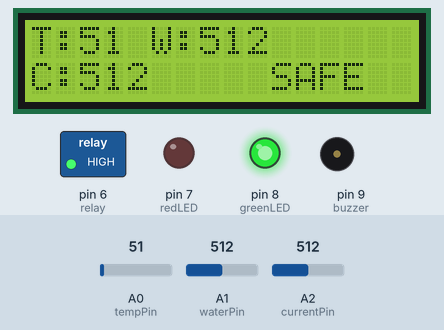
A sketch run on a simulated Arduino Uno, built with avr-gcc and run on an emulated ATmega328P. Parts: 16×2 character LCD, switched loads named in the sketch (green lamp = pin HIGH), output pins drawn as LEDs (lit = HIGH), buzzer (waves = sounding, pin HIGH). The inputs (shaded band) are chosen by the test bench; at power-on: A2 (currentPin) = 512, A0 (tempPin) = 51, A1 (waterPin) = 512. What the sketch prints to the serial monitor is not drawn.

Above: at 3.2 s.
3.3 s: A2 (currentPin) set to 694
At 5.3 s:
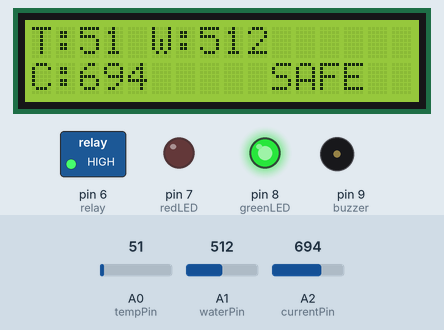
5.6 s: A2 (currentPin) set to 713
At 6.7 s:
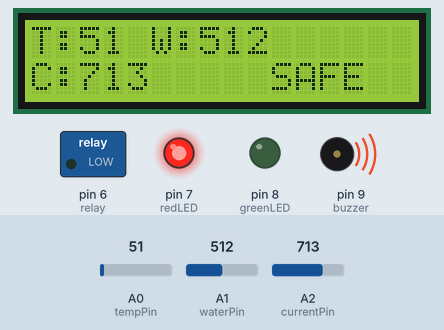
7.7 s: A0 (tempPin) set to 61
At 9.0 s:
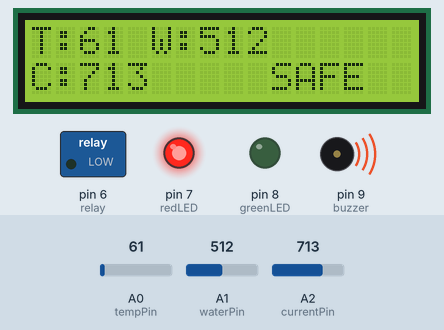
9.7 s: A1 (waterPin) set to 610
At 11.4 s:
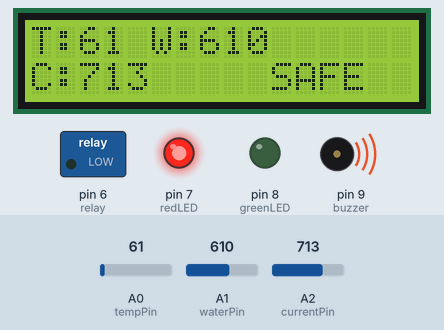
11.8 s: A0 (tempPin) set to 71
At 13.5 s:
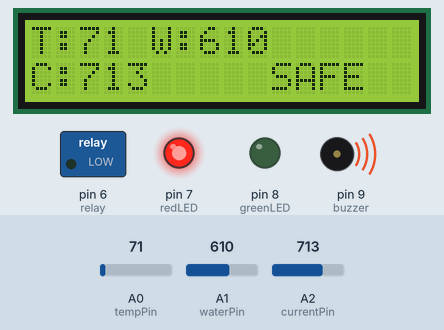
13.8 s: A1 (waterPin) set to 590
At 14.9 s:
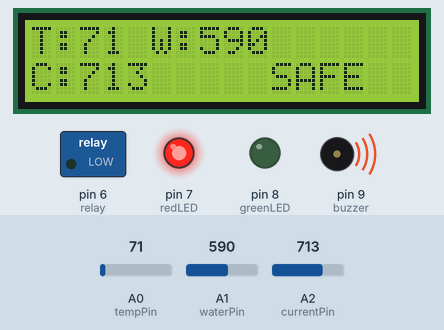
Timing chart, 0 to 16.8 s (numbered marks = the images above; inputs shaded):
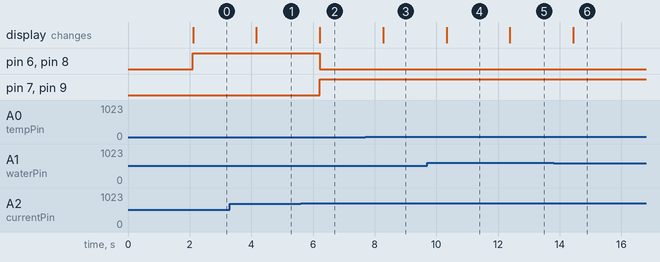

Measured:
- the behaviour switches between 700 and 701 on A2 (currentPin) (found by bisection; images 1 and 2)
- after the input at 3.3 s, the display: changes after 0.87 s (image 1)
- after the input at 5.6 s, pin 6 (relay), pin 8 (greenLED): HIGH → LOW after 0.62 s; pin 7 (redLED), pin 9 (buzzer): LOW → HIGH after 0.62 s; the display: changes after 0.62 s (image 2)
- after the input at 7.7 s, the display: changes after 0.58 s (image 3)
- after the input at 9.7 s, the display: changes after 0.63 s (image 4)
- after the input at 11.8 s, the display: changes after 0.59 s (image 5)
- after the input at 13.8 s, the display: changes after 0.64 s (image 6)

The sketch:

security.ino
```cpp
#include <Wire.h>
#include <LiquidCrystal_I2C.h>

// LCD (try 0x27, if not working use 0x3F)
LiquidCrystal_I2C lcd(0x27, 16, 2);

// Pins
int tempPin = A0;
int waterPin = A1;
int currentPin = A2;

int greenLED = 8;
int redLED = 7;
int buzzer = 9;
int relay = 6;

// Thresholds (adjust after testing)
int tempThreshold = 600;
int waterThreshold = 300;
int currentThreshold = 700;

void setup() {
  Serial.begin(9600);

  pinMode(greenLED, OUTPUT);
  pinMode(redLED, OUTPUT);
  pinMode(buzzer, OUTPUT);
  pinMode(relay, OUTPUT);

  digitalWrite(relay, LOW); // Pump OFF initially

  lcd.init();
  lcd.backlight();

  lcd.setCursor(0,0);
  lcd.print("System Starting");
  delay(2000);
  lcd.clear();
}

void loop() {

  // Read sensors
  int temp = analogRead(tempPin);
  int water = analogRead(waterPin);
  int current = analogRead(currentPin);

  // Serial Monitor Output
  Serial.print("Temp: "); Serial.print(temp);
  Serial.print(" | Water: "); Serial.print(water);
  Serial.print(" | Current: "); Serial.println(current);

  // LCD Display
  lcd.setCursor(0,0);
  lcd.print("T:");
  lcd.print(temp);
  lcd.print(" W:");
  lcd.print(water);
  lcd.print("   ");

  lcd.setCursor(0,1);
  lcd.print("C:");
  lcd.print(current);
  lcd.print("   ");

  // ALERT CONDITION
  if (temp > tempThreshold || water < waterThreshold || current > currentThreshold) {


    digitalWrite(greenLED, LOW);
    digitalWrite(redLED, HIGH);
    digitalWrite(buzzer, HIGH);
    digitalWrite(relay, LOW); // Pump OFF

    lcd.setCursor(10,1);
    lcd.print("SAFE ");
  }
else{
   digitalWrite(greenLED, HIGH);
    digitalWrite(redLED, LOW);
    digitalWrite(buzzer, LOW);
    digitalWrite(relay, HIGH); // Pump OFF

    lcd.setCursor(10,1);
    lcd.print("SAFE ");
  }

  delay(1000);
}
```
